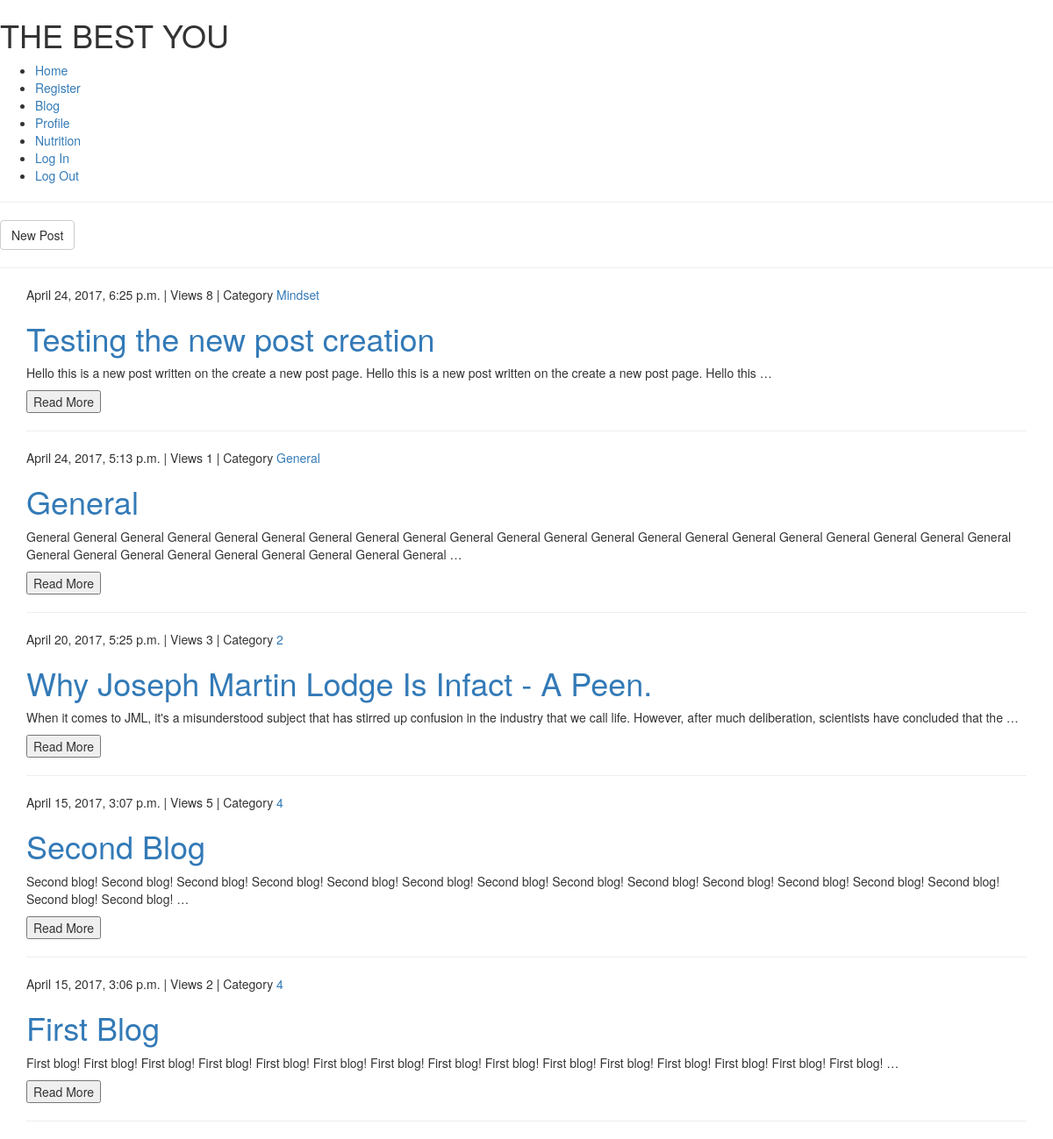
/blog/, run on an earlier commit of the app's database.
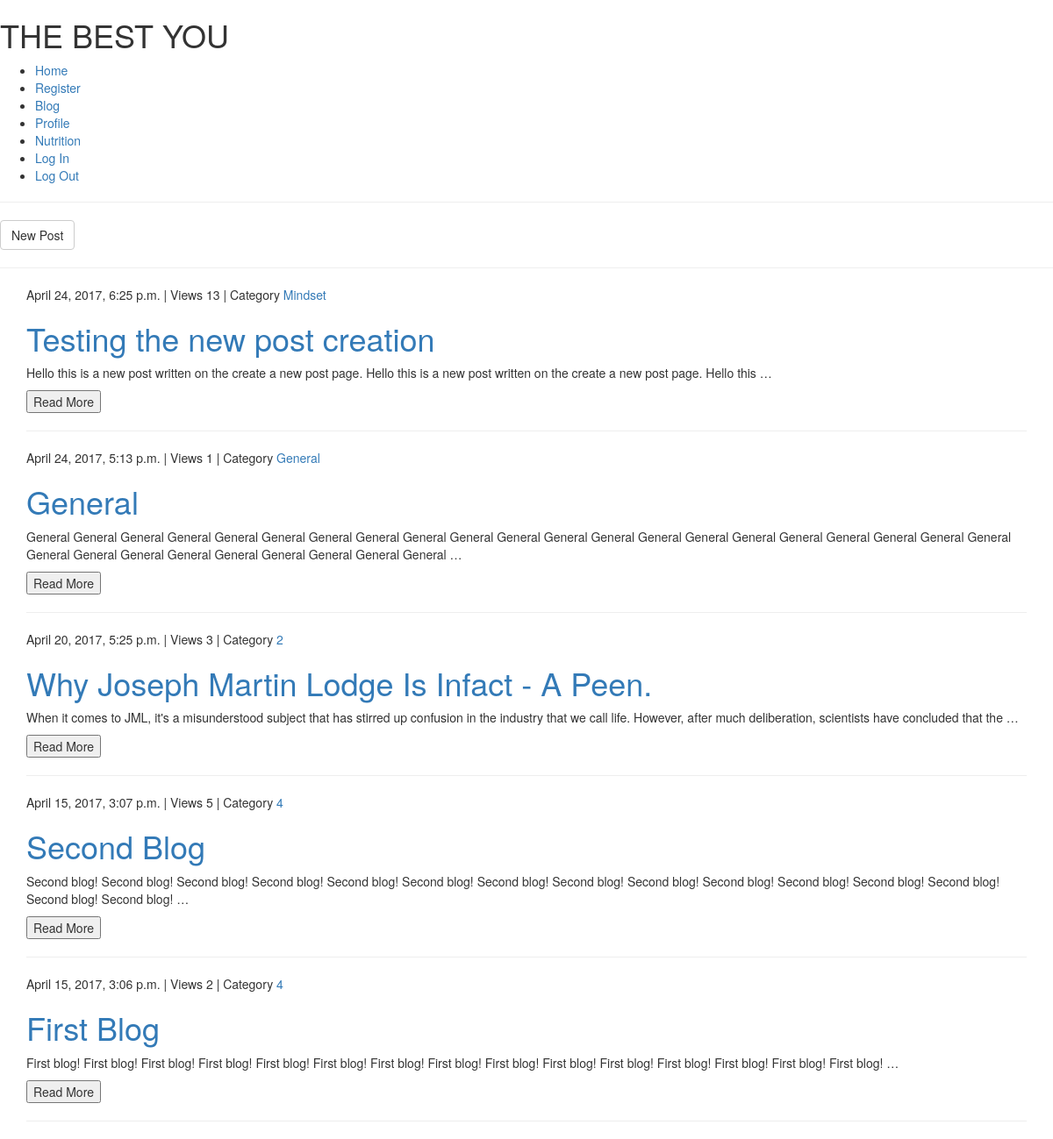
And on a later commit of the database.
### blog/models.py (models this page shows, shortened)
class Post(models.Model):
    author = models.ForeignKey('auth.User')
    title = models.CharField(max_length=250)
    content = models.TextField()
    date_created = models.DateTimeField(auto_now_add=True)
    date_published = models.DateTimeField(blank=True, null=True)
    views = models.IntegerField(default=0)
    category = models.CharField(max_length=9, choices=categories, default='General')
    image = models.ImageField(upload_to='blog_images', blank=True)

### blog/views.py (the view)
# urls.py: url(r'^blog/$', blog_views.post_list, name='post_list'),
def post_list(request):
    posts = Post.objects.filter(date_published__lte=timezone.now()).order_by('-date_published')
    args = {'posts': posts}
    return render(request, 'blog/blogposts.html', args)

### templates/blog/blogposts.html
{% extends 'base.html' %}
{% block content %}
    <hr>
    <button class="btn btn-default" onclick="location.href='{% url 'new_post' %}'">New Post</button>
    <hr>
    {% for post in posts %}
        <div class="container">
            <div>{{ post.date_published }} | Views {{ post.views }} | Category <a href="#">{{ post.category }}</a> </div>
            <h1><a href="">{{ post.title }}</a></h1>
            <p>{{ post.content|truncatewords:30 }}</p>
            <p><button onclick="location.href={{ post.id }}">Read More</button></p>
            <hr>
        </div>
    {% endfor %}
{% endblock %}

What changed in the data, as far as the page shows it:
changed Post "Testing the new post creation": views "8" → "13"
